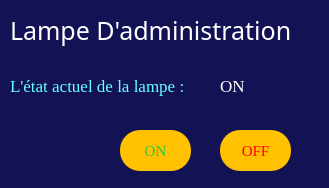
<?xml version="1.0" encoding="UTF-8"?>
<ui version="4.0">
 <class>Form</class>
 <widget class="QWidget" name="Form">
  <property name="geometry">
   <rect>
    <x>0</x>
    <y>0</y>
    <width>329</width>
    <height>188</height>
   </rect>
  </property>
  <property name="windowTitle">
   <string>Lampe Administration</string>
  </property>
  <property name="styleSheet">
   <string notr="true">QWidget{

background-color: #121254 ;}</string>
  </property>
  <widget class="QLabel" name="label">
   <property name="geometry">
    <rect>
     <x>10</x>
     <y>0</y>
     <width>321</width>
     <height>61</height>
    </rect>
   </property>
   <property name="styleSheet">
    <string notr="true">QLabel{
   color: #00bfff;
  
   
   
   -webkit-box-shadow: rgba(0,0,0,1) 0 1px 0;
   -moz-box-shadow: rgba(0,0,0,1) 0 1px 0;
   box-shadow: rgba(0,0,0,1) 0 1px 0;
   text-shadow: rgba(0,0,0,.4) 0 1px 0;
   color: #FFFFFF;
   font-size: 25px;
   font-family: Algerian;
   text-decoration: none;
   
}</string>
   </property>
   <property name="text">
    <string>Lampe D'administration</string>
   </property>
  </widget>
  <widget class="QLabel" name="label_etat_lampe_administration">
   <property name="geometry">
    <rect>
     <x>220</x>
     <y>70</y>
     <width>61</width>
     <height>31</height>
    </rect>
   </property>
   <property name="font">
    <font>
     <family>Georgia,serif</family>
     <pointsize>-1</pointsize>
     <underline>false</underline>
     <strikeout>false</strikeout>
    </font>
   </property>
   <property name="styleSheet">
    <string notr="true">QLabel{
   color: rgb(255, 255, 255);
  
   
   
   -webkit-box-shadow: rgba(0,0,0,1) 0 1px 0;
   -moz-box-shadow: rgba(0,0,0,1) 0 1px 0;
   box-shadow: rgba(0,0,0,1) 0 1px 0;
   text-shadow: rgba(0,0,0,.4) 0 1px 0;
   color: rgb(255, 255, 255);
   font-size: 17px;
   font-family: Georgia, serif;
   text-decoration: none;
   
}</string>
   </property>
   <property name="text">
    <string>ON</string>
   </property>
  </widget>
  <widget class="QPushButton" name="btn_on_lampe_administration">
   <property name="geometry">
    <rect>
     <x>120</x>
     <y>130</y>
     <width>71</width>
     <height>41</height>
    </rect>
   </property>
   <property name="cursor">
    <cursorShape>PointingHandCursor</cursorShape>
   </property>
   <property name="styleSheet">
    <string notr="true">QPushButton {
  background: #ffc100 ;
  background-image: -webkit-linear-gradient(top, #4a4f96, #2d95d6);
  background-image: -moz-linear-gradient(top, #4a4f96, #2d95d6);
  background-image: -ms-linear-gradient(top, #4a4f96, #2d95d6);
  background-image: -o-linear-gradient(top, #4a4f96, #2d95d6);
  background-image: linear-gradient(to bottom, #4a4f96, #2d95d6);
  -webkit-border-radius: 20;
  -moz-border-radius: 20;
  border-radius: 20px;
  text-shadow: 10px 1px 3px #666666;
  font-family: Georgia;
  color: #2ac83e;
  font-size: 15px;
  padding: 10px 20px 10px 20px;
  text-decoration: none;
}
QPushButton:hover {
  background: #4f5a64;
  background-image: -webkit-linear-gradient(top, #3cb0fd, #3498db);
  background-image: -moz-linear-gradient(top, #3cb0fd, #3498db);
  background-image: -ms-linear-gradient(top, #3cb0fd, #3498db);
  background-image: -o-linear-gradient(top, #3cb0fd, #3498db);
  background-image: linear-gradient(to bottom, #3cb0fd, #3498db);
  text-decoration: none;
}

</string>
   </property>
   <property name="text">
    <string>ON</string>
   </property>
  </widget>
  <widget class="QLabel" name="label_3">
   <property name="geometry">
    <rect>
     <x>10</x>
     <y>70</y>
     <width>201</width>
     <height>31</height>
    </rect>
   </property>
   <property name="font">
    <font>
     <family>Georgia,serif</family>
     <pointsize>-1</pointsize>
     <underline>false</underline>
     <strikeout>false</strikeout>
    </font>
   </property>
   <property name="styleSheet">
    <string notr="true">QLabel{
   
  
   
   
   -webkit-box-shadow: rgba(0,0,0,1) 0 1px 0;
   -moz-box-shadow: rgba(0,0,0,1) 0 1px 0;
   box-shadow: rgba(0,0,0,1) 0 1px 0;
   text-shadow: rgba(0,0,0,.4) 0 1px 0;
   color: #66FFFF ;
   font-size: 17px;
   font-family: Georgia, serif;
   text-decoration: none;
   
}</string>
   </property>
   <property name="text">
    <string>L'état actuel de la lampe :</string>
   </property>
  </widget>
  <widget class="QPushButton" name="btn_off_lampe_administration">
   <property name="geometry">
    <rect>
     <x>220</x>
     <y>130</y>
     <width>71</width>
     <height>41</height>
    </rect>
   </property>
   <property name="cursor">
    <cursorShape>PointingHandCursor</cursorShape>
   </property>
   <property name="styleSheet">
    <string notr="true">QPushButton {
  background:  #ffc100 ;
  background-image: -webkit-linear-gradient(top, #4a4f96, #2d95d6);
  background-image: -moz-linear-gradient(top, #4a4f96, #2d95d6);
  background-image: -ms-linear-gradient(top, #4a4f96, #2d95d6);
  background-image: -o-linear-gradient(top, #4a4f96, #2d95d6);
  background-image: linear-gradient(to bottom, #4a4f96, #2d95d6);
  -webkit-border-radius: 20;
  -moz-border-radius: 20;
  border-radius: 20px;
  text-shadow: 10px 1px 3px #666666;
  font-family: Georgia;
  color: #FF0000;
  font-size: 15px;
  padding: 10px 20px 10px 20px;
  text-decoration: none;
}
QPushButton:hover {
  background: #4f5a64;
  background-image: -webkit-linear-gradient(top, #3cb0fd, #3498db);
  background-image: -moz-linear-gradient(top, #3cb0fd, #3498db);
  background-image: -ms-linear-gradient(top, #3cb0fd, #3498db);
  background-image: -o-linear-gradient(top, #3cb0fd, #3498db);
  background-image: linear-gradient(to bottom, #3cb0fd, #3498db);
  text-decoration: none;
}

</string>
   </property>
   <property name="text">
    <string>OFF</string>
   </property>
   <property name="iconSize">
    <size>
     <width>80</width>
     <height>8</height>
    </size>
   </property>
  </widget>
  <widget class="QLabel" name="label_2">
   <property name="geometry">
    <rect>
     <x>20</x>
     <y>110</y>
     <width>81</width>
     <height>81</height>
    </rect>
   </property>
   <property name="text">
    <string/>
   </property>
   <property name="pixmap">
    <pixmap resource="photos.qrc">:/newPrefix/lamp64.png</pixmap>
   </property>
  </widget>
 </widget>
 <resources>
  <include location="photos.qrc"/>
  <include location="D:/python/Lib/site-packages/PyQt4/photos.qrc"/>
 </resources>
 <connections/>
</ui>
